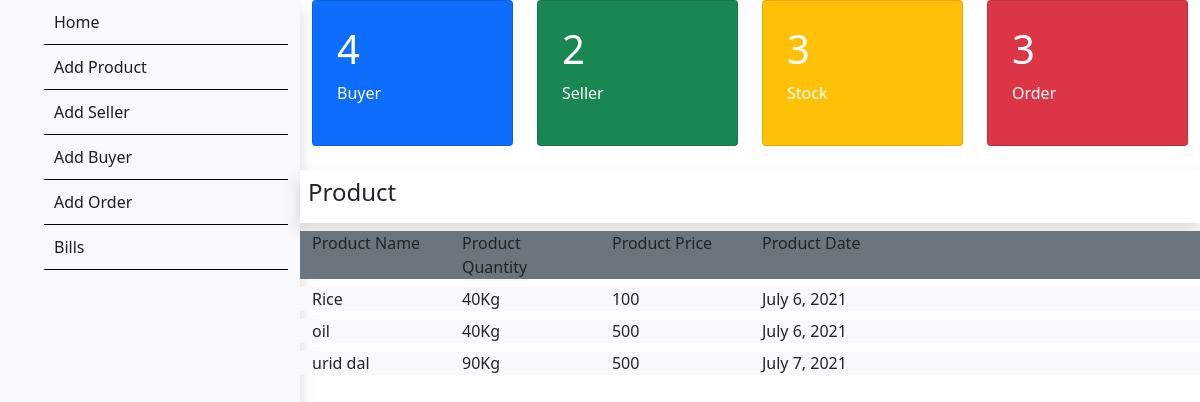
The page / on the database its author committed.
### invsystest/models.py (models this page shows)
class Product(models.Model):
    name = models.CharField(max_length=50)
    quantity = models.IntegerField()
    product_price = models.IntegerField()
    product_date = models.DateField()
    def __str__(self):
        return self.name

### invsystest/views.py (the view)
# urls.py: path("", views.index, name="index"),
def index(request):
    products = Product.objects.all()
    prod_count = Product.objects.all().count()
    buy_count = Buyer.objects.all().count()
    sell_count = Seller.objects.all().count()
    ord_count = Order.objects.all().count()
    print(products)
    params = {'product' : products, 'numberofp' : prod_count, 'numberofs': sell_count,'numberofb' : buy_count, 'numberofo': ord_count}
    return render(request, 'index.html', params)

### templates/index.html (shortened to what this page needs)
<!DOCTYPE html>
<html lang="en">
<head>
    <link href="https://cdn.jsdelivr.net/npm/bootstrap@5.0.2/dist/css/bootstrap.min.css" rel="stylesheet"
>
</head>
<body>
    <div class="container-fluid">
        <div class="row">
            <div class="col-md-3 bg-light shadow">
                <nav>
                    <ul class="side-bar">
                        <li><a href="/">Home</a></li>
                       <li><a href="/productform">Add Product</a></li>
                        <li><a href="/sellerform">Add Seller</a></li>
                        <li><a href="/buyerform">Add Buyer</a></li>
                        <li><a href="/orderform">Add Order</a></li>
                        <li><a href="/bill">Bills</a></li>
                    </ul>
                </nav>
            </div>
            <div class="col-md-9">
                <div class="row">
                    <div class="col-md-3">
                        <a href="/Buyer" class="card-text">
                        <div class="card bg-primary p-4 text-white">
                            <h1>{{numberofb}}</h1>
                            <p>Buyer</p>
                        </div>
                    </a>
                    </div>
                    <div class="col-md-3">
                        <a href="/seller" class="card-text">
                        <div class="card bg-success p-4 text-white">
                            <h1>{{numberofs}}</h1>
                            <p>Seller</p>
                        </div>
                    </a>
                    </div>
                    <div class="col-md-3">
                        <a href="/" class="card-text">
                        <div class="card bg-warning p-4 text-white">
                            <h1>{{numberofp}}</h1>
                            <p>Stock</p>
                        </div>
                    </a>
                    </div>
                    <div class="col-md-3">
                        <a href="/order" class="card-text">
                        <div class="card bg-danger p-4 text-white">
                            <h1>{{numberofo}}</h1>
                            <p>Order</p>
                        </div>
                    </a>
                    </div>
                    <div class="col-md-12 bg-white shadow p-2 mt-4">
                        <h4>Product</h4>
                    </div>
                    <div class="col-md-12 bg-secondary text-dark mt-2">
                        <div class="row">
                            <div class="col-md-2">Product Name</div>
                            <div class="col-md-2">Product Quantity</div>
                            <div class="col-md-2">Product Price</div>
                            <div class="col-md-2">Product Date</div>
                        </div>
                    </div>
                    {% if product %}
                    {% for product in product %}
                    <div class="col-md-12 bg-light text-dark mt-2">
                        <div class="row">
                            <div class="col-md-2">{{product.name}}</div>
                            <div class="col-md-2">{{product.quantity}}Kg</div>
                            <div class="col-md-2">{{product.product_price}}</div>
                            <div class="col-md-2">{{product.product_date}}</div>
                        </div>
                    </div>
                     {% endfor %}
                            {% else %}
                                <div class="col-md-12">
                                    <h1>no product </h1>
                                </div>
                            {% endif %}
                </div>
            </div>
        </div>
    </div>
</body>
</html>

### templates/index.html (style rules this page uses)
.card-text { text-decoration: none; color: white; }
.side-bar { display: block; }
.side-bar > li { list-style-type: none; padding: 10px; border-bottom:1px solid black ; }
.side-bar > li > a { text-decoration: none; color: rgb(31, 30, 30); }
nav { width: 100%; height: 100vh; }

### rows shown on the page
Product: name "Rice", quantity "40", product_price "100", product_date "July 6, 2021"
Product: name "oil", quantity "40", product_price "500", product_date "July 6, 2021"
Product: name "urid dal", quantity "90", product_price "500", product_date "July 7, 2021"

### other values the page prints
{{ numberofb }} "4"
{{ numberofs }} "2"
{{ numberofp }} "3"
{{ numberofo }} "3"
